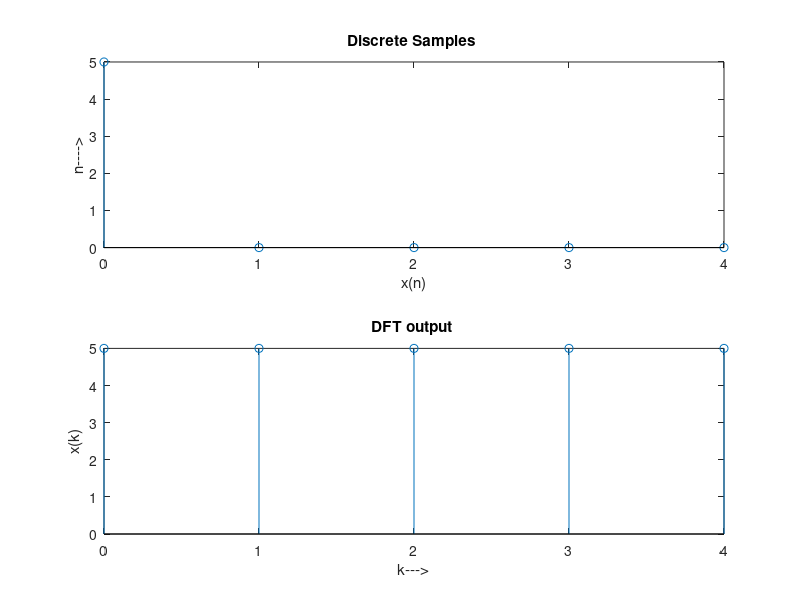

MATLAB code for this plot: (Note: this script raises an error after producing the figure.)
clc;close all;clear all;
disp('Krushna Garkal TETA10');
disp('Exp.1 :Implementation of DFT,IDFT,verifying properties and spectrum analysis');
disp('_________________________________________');
%Implementation of DFT
N=input('Enter the size of DFT:');
x=input('Enter the samples:');
L=length (x);
if N>L
    x=[x zeros(1,(N-L))];
elseif N<L
    x=[x(1:N)]
end
%N=4;
%x=[1 2 3 4];
n=[0: 1 : N-1];
k=[0: 1 : N-1];
w=exp(-j*2*pi/N);
nk=n'*k
W=w.^nk
disp ('DFT samples');
X=x*W
subplot(211);
stem (n,x);
title('Discrete Samples ');
xlabel('x(n)');
ylabel('n---->');
subplot(212);
stem (k,X);
title('DFT output ');
xlabel('k--->');
ylabel('x(k)');


%Implimentation of IDFT
disp('Krushna Garkal TETA10');
disp('Exp.1 :Implementation of IDFT');
disp('_________________________________________');
N=input('Enter the size of DFT:');
X=input('Enter the output samples:');
n=[0: 1 : N-1];
k=[0: 1 : N-1];
w=exp(j*2*pi/N);
nk=n'*k
W=w.^nk
disp ('IDFT samples');
x=(1/N)*(X*W)
subplot(211);
stem (n,X);
title('Discrete Samples ');
xlabel('x(n)');
ylabel('n---->');
subplot(212);
stem (k,x);
title('IDFT output ');
xlabel('k--->');
ylabel('x(k)');



%Properties of DFT and IDFT
x1=input ('Enter the first input sequence : ');
N1=length(x1);
x2=input ('Enter the second input sequence : ');
N2=length(x2);
N=max(N1,N2)
n=[0:1:N-1]
k=[0:1:N-1]
if N1>N2
    k1=N1-N2
    x2=[x2,zeros(1,k1)];
elseif (N2>N1)
    k2 =(N2-N1)
    x1=[x1,zeros(1,k2)];
end

%RHS
%Find DFT of x1
X1=fft(x1);
%find DFT of x2
X2=fft(x2)

disp ('addition of two Dft sequences : ');
f1=X1+X2


%LHS 
for i=1:N
    for j=1:N
        if (i==j)
            x(i)=x1(i)+ x2(j)
        end
    end
end
%DFT of addition of two sequences

f2=fft(x);
if (f1==f2)
    disp('Linearity property is verified')
else
    disp('Linearity property is not verified !!! ')
end

%Symmtry property
x=input ('Enter the input sequence : ');
y=fft(x)
z=abs(y)
if z(2)==z(8)
    disp ('Since x(1)=x*(7),x(2)=x*(6)  ')
    disp('Symmetry property is verified')
else 
    disp('Symmetry property is not verified!!!')
end






%% Implementation of formula for DFT

disp('Spectrum Analysis of DFT')
x=[1 1 1 1];
subplot(3,3,1)
stem(x)
grid on
for i=2:1:9;
    N=2^i  ;
    n=[0:1:(N-1)];
    k=[0:1:(N-1)];
    l=length(x);
    if(N>l)
        x=[x zeros(1,(N-l))];
    elseif(N<l)
        x=x(1:N);
    end
    w=exp((-1j*2*pi*n'*k)/N);
    X=w*x';
    subplot(3,3,i)
    stem(X)
    grid on    
end
